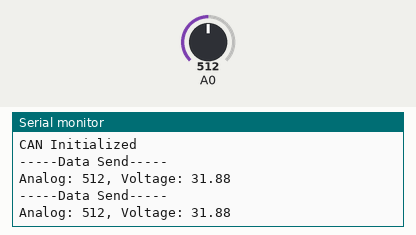
Simulated run of this sketch. Board: Arduino Uno, built with avr-gcc and run on an emulated ATmega328P. Parts: the last lines printed to the serial monitor. Inputs (shaded band) come from the test bench; at power-on: A0 = 512.

Above: at 2.2 s.
2.3 s: A0 set to 716
At 3.6 s:
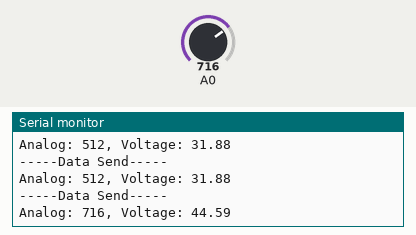
3.8 s: A0 set to 900
At 4.7 s:
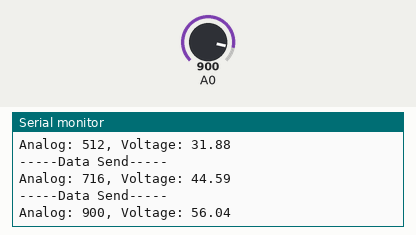
Timing chart, 0 to 6.8 s (numbered marks = the images above; inputs shaded):
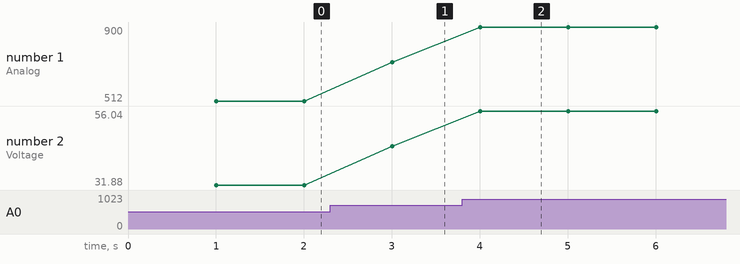

The sketch:

can_pot_send.ino
```cpp
#include <CAN.h>

#define TX_GPIO_NUM   17  // Connects to CTX
#define RX_GPIO_NUM   16  // Connects to CRX

float floatMap(float x, float in_min, float in_max, float out_min, float out_max){
  return ((x - in_min) * (out_max - out_min)/((in_max - in_min)+ out_min));
}

void setup()
{
  Serial.begin(115200);

  while (!Serial);
  delay (1000);

  Serial.println ("CAN Receiver/Receiver");

  // Set the pins
  CAN.setPins (RX_GPIO_NUM, TX_GPIO_NUM);

  // start the CAN bus at 500 kbps
  if (!CAN.begin (500E3)) {
    Serial.println ("Starting CAN failed!");
    while (1);
  }
  else {
    Serial.println ("CAN Initialized");
  }
}

void loop()
{
  int analogValue = analogRead(14);
  float voltage = floatMap(analogValue,0,4095,0,255);

  // // Creating a CAN message
  // CANMessage msg;
  // msg.id = 0x123; // Change the CAN ID according to your requirements
  // msg.len = 4;    // Length of the data being sent (in bytes)
  // msg.buf[0] = (uint8_t)(voltage);             // Split the float into bytes
  // msg.buf[1] = (uint8_t)(voltage >> 8);
  // msg.buf[2] = (uint8_t)(voltage >> 16);
  // msg.buf[3] = (uint8_t)(voltage >> 24);

  // // Sending the CAN message
  // if (CAN.write(msg)) {
  //   Serial.println("Message sent successfully!");
  // } else {
  //   Serial.println("Failed to send message!");
  // }

  CAN.beginPacket(0x123);
  CAN.write((uint8_t*)&voltage, sizeof(voltage));
  CAN.endPacket();

  Serial.println("-----Data Send-----");
  Serial.print("Analog: ");
  Serial.print(analogValue);
  Serial.print(", Voltage: ");
  Serial.print(voltage);
  Serial.print("\n");
  delay(1000);
}
```

Measured:
- after the input at 2.3 s, the serial monitor: prints a new line after 0.71 s (image 1)
- after the input at 3.8 s, the serial monitor: prints a new line after 0.21 s (image 2)
- plotted number 1: 512 → 716 after the input at 2.3 s, 716 → 900 after the input at 3.8 s
- plotted number 2: 31.88 → 44.59 after the input at 2.3 s, 44.59 → 56.04 after the input at 3.8 s
